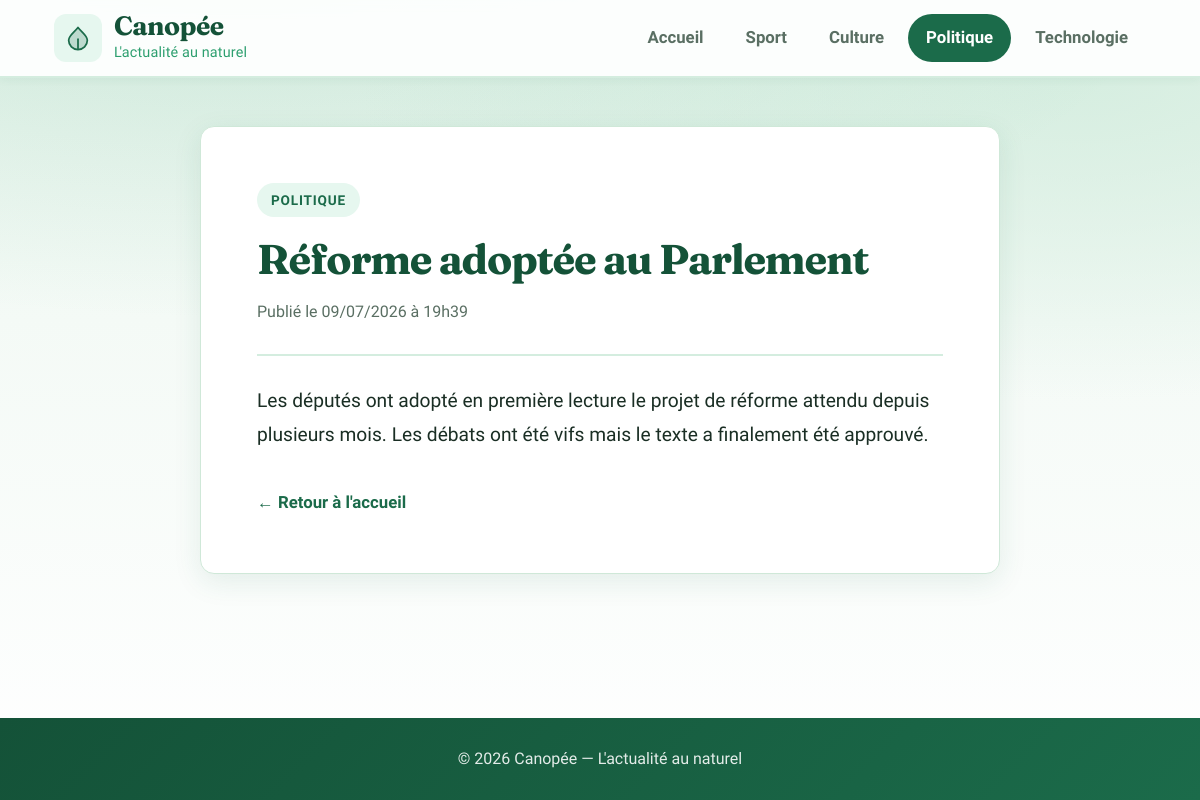
Page /article.php?id=3 on the committed database.
### tables this page shows
CREATE TABLE IF NOT EXISTS Categorie (
    id       INT UNSIGNED AUTO_INCREMENT PRIMARY KEY,
    libelle  VARCHAR(100) NOT NULL
);

CREATE TABLE IF NOT EXISTS Article (
    id               INT UNSIGNED AUTO_INCREMENT PRIMARY KEY,
    titre            VARCHAR(255) NOT NULL,
    contenu          TEXT NOT NULL,
    dateCreation     DATETIME NOT NULL DEFAULT CURRENT_TIMESTAMP,
    dateModification DATETIME NOT NULL DEFAULT CURRENT_TIMESTAMP ON UPDATE CURRENT_TIMESTAMP,
    categorie        INT UNSIGNED NOT NULL,
    CONSTRAINT fk_article_categorie
        FOREIGN KEY (categorie) REFERENCES Categorie(id)
        ON DELETE CASCADE
);

### includes/functions.php (called while the page is built, shortened)
<?php
function e(?string $value): string
{
    return htmlspecialchars($value ?? '', ENT_QUOTES, 'UTF-8');
}
function formatDate(string $date): string
{
    return date('d/m/Y \à H\hi', strtotime($date));
}

### article.php (the view, shortened to what this page needs)
<?php
require_once __DIR__ . '/includes/functions.php';
$id = filter_input(INPUT_GET, 'id', FILTER_VALIDATE_INT);
$pdo = getConnection();
$categories = $pdo->query('SELECT * FROM Categorie')->fetchAll();
$sql = 'SELECT a.id, a.titre, a.contenu, a.dateCreation, a.dateModification,
               c.id AS categorieId, c.libelle AS categorieLibelle
        FROM Article a
        INNER JOIN Categorie c ON a.categorie = c.id
        WHERE a.id = ?';
$stmt = $pdo->prepare($sql);
$stmt->execute([$id]);
$article = $stmt->fetch();
$categorieActive = $article['categorieId'];
require_once __DIR__ . '/includes/header.php';
?>
<article class="article-detail">
    <a href="categorie.php?id=<?= $article['categorieId'] ?>" class="badge">
        <?= e($article['categorieLibelle']) ?>
    </a>
    <h1 class="article-detail__title"><?= e($article['titre']) ?></h1>
    <p class="article-detail__meta">
        Publié le <?= e(formatDate($article['dateCreation'])) ?>
    </p>
    <div class="article-detail__content">
        <?= nl2br(e($article['contenu'])) ?>
    </div>
    <a href="index.php" class="back-link">← Retour à l'accueil</a>
</article>
<?php require_once __DIR__ . '/includes/footer.php'; ?>

### includes/header.php (shortened to what this page needs)
<!DOCTYPE html>
<html lang="fr">
<head>
    <link rel="stylesheet" href="css/style.css">
</head>
<body>
<header class="site-header">
    <div class="container header-inner">
        <a href="index.php" class="logo">
            <span class="logo-icon" aria-hidden="true">
            </span>
            <span class="logo-text">
                <span class="logo-name">Canopée</span>
                <span class="logo-tagline">L'actualité au naturel</span>
            </span>
        </a>
        <nav class="nav" aria-label="Navigation principale">
            <a href="index.php" class="nav-link<?= ($categorieActive ?? null) === null ? ' is-active' : '' ?>">Accueil</a>
            <?php foreach ($categories as $cat): ?>
                <a href="categorie.php?id=<?= $cat['id'] ?>"
                   class="nav-link<?= ($categorieActive ?? null) == $cat['id'] ? ' is-active' : '' ?>">
                    <?= e($cat['libelle']) ?>
                </a>
            <?php endforeach; ?>
        </nav>
    </div>
</header>
<main class="container main-content">

### css/style.css (style rules this page uses)
:root { --color-bg: #f4faf6; --color-bg-accent: #e8f5ec; --color-surface: #ffffff; --color-text: #1a2e24; --color-text-muted: #5a6f63; --color-border: #cfe8d8; --color-primary: #1b6b4a; --color-primary-dark: #145238; --color-primary-soft: #d4eddf; --color-accent: #2d9f6f; --color-accent-soft: #e6f7ef; --shadow-sm: 0 2px 8px rgba(27, 107, 74, 0.06); --shadow-md: 0 8px 28px rgba(27, 107, 74, 0.1); --shadow-lg: 0 16px 48px rgba(27, 107, 74, 0.14); --radius: 14px; --radius-sm: 10px; --font-body: 'Source Sans 3', system-ui, sans-serif; --font-display: 'Fraunces', Georgia, serif; --transition: 0.22s ease; --text-base: 1.125rem; }
*, *::before, *::after { margin: 0; padding: 0; box-sizing: border-box; }
html { scroll-behavior: smooth; font-size: 16px; }
body { font-family: var(--font-body); font-size: var(--text-base); background: radial-gradient(ellipse 80% 50% at 20% -10%, rgba(45, 159, 111, 0.18), transparent), radial-gradient(ellipse 60% 40% at 90% 10%, rgba(212, 237, 223, 0.9), transparent), linear-gradient(180deg, var(--color-bg-accent) 0%, var(--color-bg) 40%, #ffffff 100%); background-attachment: fixed; color: var(--color-text); line-height: 1.65; min-height: 100vh; display: flex; flex-direction: column; }
a { color: inherit; text-decoration: none; }
.container { width: 100%; max-width: 1140px; margin: 0 auto; padding: 0 24px; }
.site-header { background: rgba(255, 255, 255, 0.92); backdrop-filter: blur(12px); border-bottom: 2px solid var(--color-primary-soft); position: sticky; top: 0; z-index: 100; box-shadow: var(--shadow-sm); }
.header-inner { display: flex; align-items: center; justify-content: space-between; min-height: 76px; gap: 20px; }
.logo { display: flex; align-items: center; gap: 12px; flex-shrink: 0; }
.logo-icon { display: flex; align-items: center; justify-content: center; width: 48px; height: 48px; background: var(--color-accent-soft); color: var(--color-primary); border-radius: 12px; transition: background var(--transition), transform var(--transition); }
.logo-text { display: flex; flex-direction: column; gap: 1px; }
.logo-name { font-family: var(--font-display); font-size: 1.65rem; font-weight: 700; color: var(--color-primary-dark); letter-spacing: -0.02em; line-height: 1.1; }
.logo-tagline { font-size: 0.9rem; font-weight: 500; color: var(--color-accent); letter-spacing: 0.01em; }
.nav { display: flex; align-items: center; flex-wrap: wrap; gap: 6px; }
.nav-link { padding: 10px 18px; border-radius: 999px; font-size: 1.05rem; font-weight: 600; color: var(--color-text-muted); transition: background var(--transition), color var(--transition); }
.nav-link.is-active { background: var(--color-primary); color: #fff; }
.main-content { flex: 1; padding: 48px 24px 72px; }
.badge { align-self: flex-start; display: inline-block; padding: 6px 14px; background: var(--color-accent-soft); color: var(--color-primary); font-size: 0.85rem; font-weight: 700; text-transform: uppercase; letter-spacing: 0.06em; border-radius: 999px; transition: background var(--transition), color var(--transition); }
.article-detail { background: var(--color-surface); border: 1px solid var(--color-border); border-radius: var(--radius); padding: clamp(32px, 5vw, 56px); box-shadow: var(--shadow-md); max-width: 800px; margin: 0 auto; }
.article-detail__title { font-family: var(--font-display); font-size: clamp(1.9rem, 4.5vw, 2.6rem); font-weight: 700; letter-spacing: -0.03em; line-height: 1.2; margin: 18px 0 14px; color: var(--color-primary-dark); }
.article-detail__meta { font-size: 1rem; color: var(--color-text-muted); padding-bottom: 28px; margin-bottom: 28px; border-bottom: 2px solid var(--color-primary-soft); }
.article-detail__content { font-size: 1.2rem; line-height: 1.8; color: var(--color-text); }
.back-link { display: inline-flex; align-items: center; gap: 10px; margin-top: 36px; font-weight: 700; font-size: 1.05rem; color: var(--color-primary); transition: color var(--transition), gap var(--transition); }

### rows in the picture
categorie: libelle "Sport"
categorie: libelle "Culture"
categorie: libelle "Politique"
categorie: libelle "Technologie"
article: categorie.libelle "POLITIQUE", titre "Réforme adoptée au Parlement", dateCreation "09/07/2026 à 19h39", contenu "Les députés ont adopté en première lecture le projet de réforme attendu depuis plusieurs mois. Les débats ont été vifs mais le texte a finalement été approuvé."
